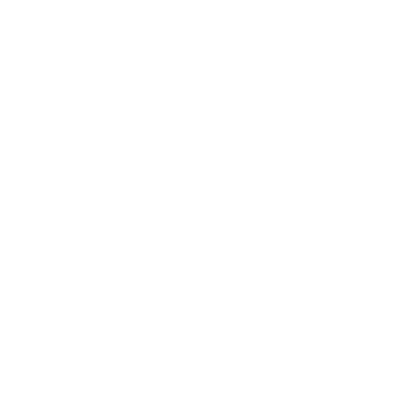
Frame 1 (no input)
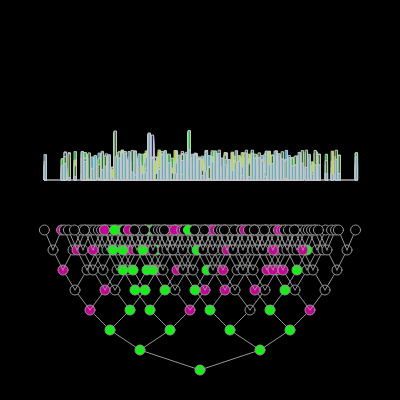
Frame 60 (no input)
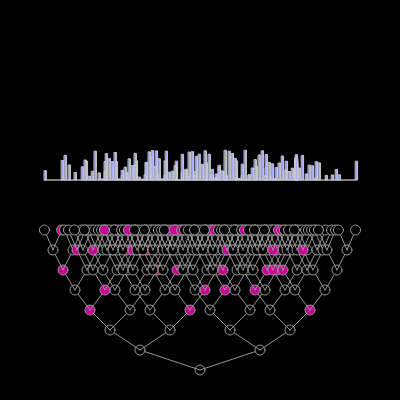
Frame 120 (the mouse pressed at the canvas centre since frame 60)

The p5.js sketch that drew these frames (run headless with seeded random() and noise() and a simulated clock; from frame 60 on, the mouse is pressed at the canvas centre):

// p5.js sketch
// ── sketch.js
// Window size
let WIDTH = 400; 
let HEIGHT = 400; 

// Frame Rate Parameters
let t0 = 0; 
let delay = 5;

// BST depth
let maxdepth = 8; 

// Number of branches to search using "concurrent" processing
let nBranch = 8;

// The speed of which peak bars recede 
let speed = 10;

// Randomly drops out tree nodes within specificed rate value
let dropout_rate = 0.4;

// data structures to keep track of the entire simulation
let leaf_index = [];
let locked = [];
let record = []; 
let f1 = [];
let f2 = [];
let rn = [];
let rc = [];

// Tree object to store all node info.
let tree; 

// Axis object to process tree info for visualization
let axis;

function initialize() {
  for (let i=0;i<nBranch;i++){
    locked.push(false);
    f1.push(false);
    f2.push(false);

    record.push([]);

    rn.push(null);
    rc.push(null);
    leaf_index.push(null);
  }

  tree = new Tree(new Node(WIDTH/2, HEIGHT-30), 60, 20, maxdepth, nBranch, dropout_rate);
  tree.root = tree.createTree(tree.root, 1);

  axis = new Axis(tree, 2, 0.5, maxdepth);
}

function setup() {
  createCanvas(WIDTH, HEIGHT);

  initialize();
}

function draw() {
  // Increment t0 per frame and skip the rendering process until it surpasses the specified delay value
  t0++;
  if (t0<delay){
    return;
  }
  t0 = 0;

  background(0);

  tree.draw(null, tree.root);
  axis.draw_line();

  // Search process per branch
  // Each search performs a random traversal starting from the root until it reaches 
  // a leaf or gets stuck by a dropped node along the way.
  // If the search lands at one of the leaves, the corresponding leaf object is used 
  // to access Axis object's methods for appropriate visualization.
  // If the search gets stuck in the middle, it will resume from the "parent" node.
  // In order to guarantee successful leaf search, a parent node may have at most one dropped-out child node. 
  for (let k=0;k<nBranch;k++){

    // if locked==True, the current branch processes visualization until a certain criteria is met.
    // else, the current branch performs leaf search by traversing the BST. 
    if (locked[k]){

      // Draw vertical bars to simulate a media player's frequency visualization
      axis.draw_background(rc[k]);
      axis.draw(leaf_index[k], rc[k]);

      // Check to see if the current branch is ready to start next search
      if ((f1[k]) && (f2[k]) && (axis.leaves[leaf_index[k]]<=50)){
        f1[k] = false;
        f2[k] = false;
        locked[k] = false;

        tree.reset(tree.root);
        record[k] = [];

        return;
      } 

      if (f2[k]){

        // Decrease the length of the vertical bar at corresponding leaf position
        axis.leaves[leaf_index[k]] -= speed;
      } else {

        // Increase the length of the vertical bar at corresponding leaf position
        axis.leaves[leaf_index[k]] += rn[k];
      }

      // Flag to check if the length of the vertical bar at corresponding leaf position has exceeded a certain limit
      if (axis.leaves[leaf_index[k]]>=rn[k]){
        f2[k] = true;
      }

    } else{

      // Perform BST Traversal from the root
      // If the search lands at one of the leaves, it returns the corresponding leaf's index value. 
      // If the search gets stuck in the middle, it returns null.
      leaf_index[k] = tree.visit(tree.root, 0, record[k], k);

      // Update the traversal history.
      record[k] = tree.hist[k];
      tree.hist[k] = [];

      // Upon successful leaf search, configure current branch's parameters for appropriate visualization.
      // From here, this branch focuses on the visualization process until it meets a certain criteria.
      // After visualization process, the branch starts a new search. 
      if (record[k].length==maxdepth-1){
        locked[k] = true;

        // Randomized parameter values to apply an appropriate amount of "seasoning" to the visualization aspects.
        rn[k] = 50+Math.floor(Math.random()*50);
        rc[k] = color(Math.floor(Math.random()*255), Math.floor(Math.random()*255), Math.floor(Math.random()*255));

        f1[k] = true;
      }
    }
  }
}
// ── axis_lib.js
class Axis {
	constructor(tree, width, height, depth){
		this.tree = tree;

		this.x1 = tree.leaves[0].x;
		this.y1 = tree.leaves[0].y;
		this.x2 = tree.leaves[tree.leaves.length-1].x;
		this.y2 = tree.leaves[tree.leaves.length-1].y;

		this.width = width;
		this.height = height;
		this.depth = depth;

		this.leaves = [];

		for (let i=0;i<(2**(depth-1));i++){
			this.leaves.push(10+Math.random()*20);
		}
	}

	draw_background(c) {
		push();
		stroke(200);
		strokeWeight(1);
		fill(c);

		for (let i=0; i<2**(this.depth-1); i++){
			let h = Math.random()*30;
			rect(this.tree.leaves[i].x, this.y1-50-h, this.width, h);
		}
		pop();
	}

	draw_line() {
		push();
		stroke(255);
		line(this.x1, this.y1-50, this.x2, this.y2-50);
		pop();
	}

	draw(index, c) {
		push();
		stroke(200);
		strokeWeight(1);
		fill(c);

		for (let i=0; i<this.leaves[index]; i++){
			rect(this.tree.leaves[index].x, this.y1-50-i*this.height, this.width, i*this.height);
		}
		pop();
	}
}
// ── node_lib.js
class Node {
  constructor(x, y) {
    this.x = x;
    this.y = y;
    this.visited = false; 
    this.is_leaf = false;
    this.left = null;
    this.right = null;

    this.dropped = false;
  }
  
  draw() {
    let c = 0;
    if (this.visited){
      c = color(0, 255, 0);
    }

    if (this.dropped){
      c = color(200, 0, 150);
    }

    push();
    fill(c)
    stroke(150);
    strokeWeight(1);
    circle(this.x, this.y, 10);
    pop();
  }
}
// ── tree_lib.js
class Tree {
	constructor(root, width, height, maxdepth, nBranch, dropout_rate) {
		this.root = root;
		this.root.visited = true;

		this.width = width;
		this.height = height;
		this.maxdepth = maxdepth;

		this.leaf_index = 0;
		this.leaves = [];

		this.dropout_rate = dropout_rate;
		
		this.hist = [];

		for (let i=0; i<nBranch; i++){
			this.hist.push([]);
		}
	}

	createTree(node, depth) {
		if (depth==this.maxdepth){
			node.is_leaf = true;
			node.leaf_index = this.leaf_index;
			this.leaf_index++;
			this.leaves.push(node);
			return node;
		}

		let left_node = new Node(node.x - this.width*(1/depth), node.y-this.height);
		let right_node = new Node(node.x + this.width*(1/depth), node.y-this.height);

		// This code block guarantees that the current node has at most one dropped-out child node
		if (Math.random()<this.dropout_rate){
			if (Math.random()<0.5){
				left_node.dropped = true;
			} else {
				right_node.dropped = true;
			}
		}

		node.left = this.createTree(left_node, depth+1);
		node.right = this.createTree(right_node, depth+1);

		return node;	
	}

	reset(node) {
		if (node==null){
			return;
		}

		node.visited = false;

		this.reset(node.left);
		this.reset(node.right);
	}

	visit(node, depth, record, branch_id) {
		if (depth==record.length){
			let child;
			let choices = [0, 1];
			let value = choices[Math.floor(Math.random()*choices.length)]

			if (value==0){
				child = node.left;
			} else {
				child = node.right;
			}

			if (child.dropped){
				return null;
			}

			child.visited = true;
			this.hist[branch_id].push(value);
			return child.leaf_index;
		}

		let value = record[depth];
		this.hist[branch_id].push(value);

		let child;
		if (value==0){
			child = node.left;
		} else {
			child = node.right;
		}

		return this.visit(child, depth+1, record, branch_id);
	}

	draw(prev, node) {
		if (node==null){
			return;
		}

		if (prev!=null){
			push();
			stroke(150,150,150);
			line(prev.x, prev.y, node.x, node.y);
			pop();
		}

		node.draw();

		this.draw(node, node.left);
		this.draw(node, node.right);
	}
}
